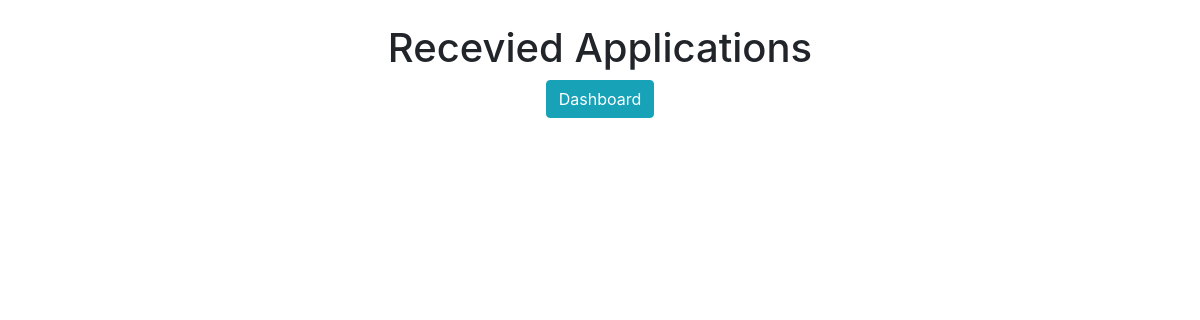
Before: /job/applications (signed in) with the older database file.
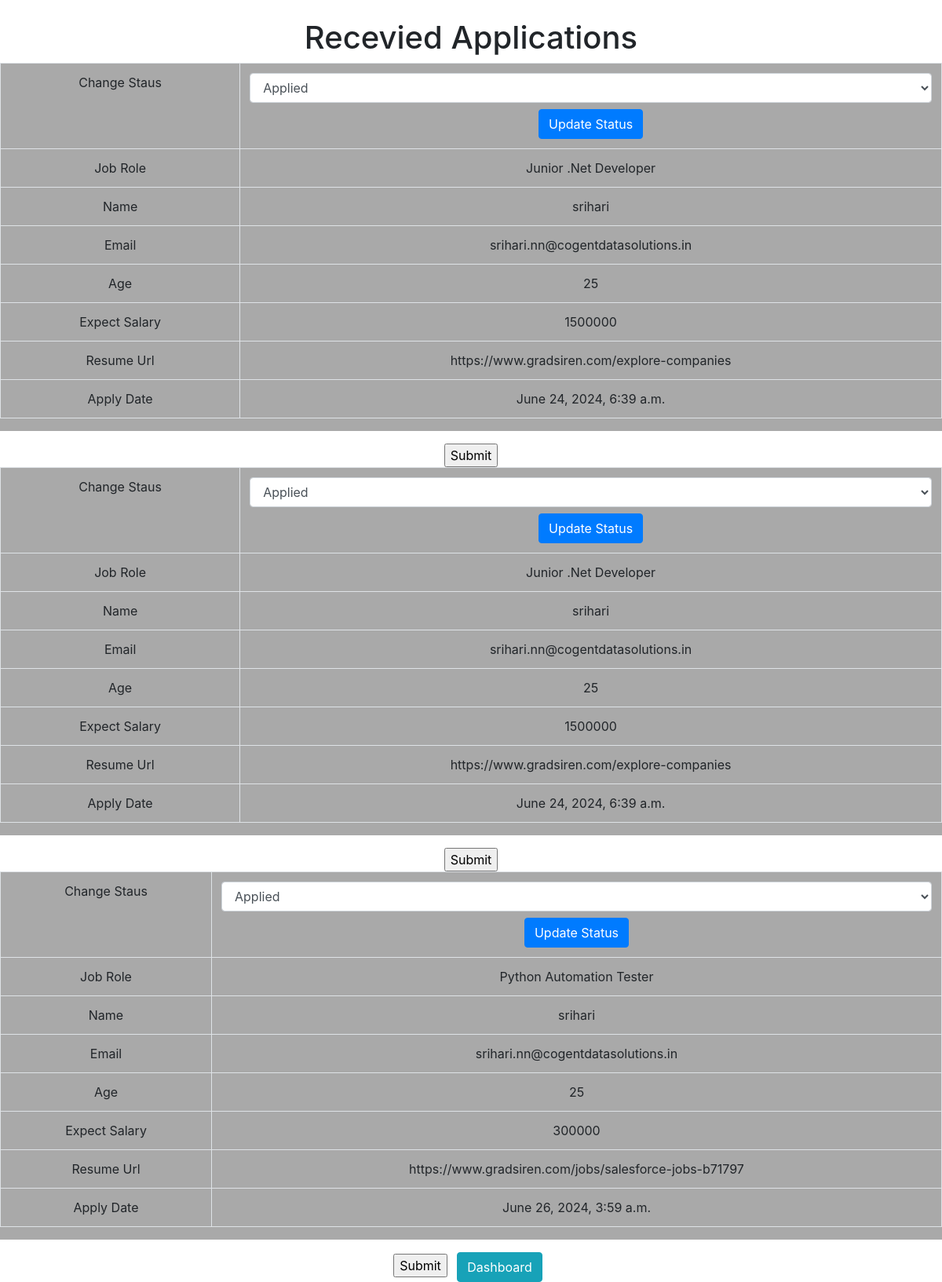
After: the same page with the newer database file.
### application/models.py (models this page shows)
class application(models.Model):
    PROGRESS_CHOICE=[
         ('applied', 'Applied'),
         ('shortlisted', 'Shortlisted'),
         ('selected', 'Selected'),
    ]
    job=models.ForeignKey(job_model, on_delete=models.CASCADE)
    name=models.CharField(max_length=250)
    email=models.EmailField(max_length=250)
    age=models.IntegerField()
    expect_salary=models.IntegerField()
    resume_url=models.URLField(max_length=250)
    progress = models.CharField(max_length=20, choices=PROGRESS_CHOICE, default='applied')
    apply_date=models.DateTimeField(auto_now_add=True)
    def __str__(self):
        return self.name

### job/models.py (models this page shows)
class job_model(models.Model):
    job_title=models.CharField(max_length=200)
    job_location = models.CharField(max_length=100)
    job_description=models.TextField()
    job_posted_date = models.DateTimeField(auto_now_add=True)
    apply_url=models.URLField()
    posted_by = models.ForeignKey(Profile, on_delete=models.CASCADE, related_name='jobs_posted')
    def __str__(self):
        return self.job_title

### job/views.py (the view)
# urls.py: path('applications', views.applications,name='applications'),
def applications(request):
    user_id=request.user.id
    print(user_id)
    job_ids = job_model.objects.filter(posted_by=user_id).values_list('id', flat=True)
    print(list(job_ids))
    application_list = application.objects.filter(job__in=job_ids)
    print(application_list)
    return render(request,'job/received_applications.html',{'applications':application_list})

### job/templates/job/received_applications.html (shortened to what this page needs)
<!DOCTYPE html>
<html lang="en">
<head>
    <link rel="stylesheet" href="https://cdn.jsdelivr.net/npm/bootstrap@4.6.2/dist/css/bootstrap.min.css">
</head>
<body>
    <div class="mt-4 text-center">
        <h1>Recevied Applications</h1>
        {%for i in applications%}
        <div class="d-flex justify-content-center mb-3" style="background-color: darkgrey;">
            <table class="table table-bordered">
                <tbody>
                            <tr>
                                <td>Change Staus</td>
                                <td>
                                    <form method="post" action="{% url 'application:update_application_status' i.id %}">
                                        <select name="status" class="form-control">
                                            <option value="applied" {% if i.status == 'applied' %}selected{% endif %}>Applied</option>
                                        </select>
                                        <button type="submit" class="btn btn-primary mt-2">Update Status</button>
                                    </form>
                                </td>
                            </tr>
                            <tr>
                                <td>Job Role</td> <td>{{i.job}}</td>
                            </tr>
                            <tr>
                                    <td>Name</td> <td>{{i.name}}</td>
                            </tr>
                            <tr>
                                    <td>Email</td> <td>{{i.email}}</td>
                            </tr>
                            <tr>
                                    <td>Age</td> <td>{{i.age}}</td>
                            </tr>
                            <tr>
                                    <td>Expect Salary</td> <td>{{i.expect_salary}}</td>
                            </tr>
                            <tr>
                                    <td>Resume Url</td> <td>{{i.resume_url}}</td>
                            </tr>
                            <tr>
                                    <td>Apply Date</td> <td>{{i.apply_date}}</td>
                            </tr>
                            <br>
                </tbody>
            </table>
        </div>
        <input type="submit" name="" id="">
        {%endfor%}
        <a href="{% url 'user:jobdashboard' %}" class="btn btn-info mx-2">Dashboard</a>
    </div>
</body>
</html>

Changed rows visible on the page:
added application: job "Junior .Net Developer", name "srihari", email "srihari.nn@cogentdatasolutions.in", age "25", expect_salary "1500000", resume_url "https://www.gradsiren.com/explore-companies", apply_date "June 24, 2024, 6:39 a.m."
added application: job "Junior .Net Developer", name "srihari", email "srihari.nn@cogentdatasolutions.in", age "25", expect_salary "1500000", resume_url "https://www.gradsiren.com/explore-companies", apply_date "June 24, 2024, 6:39 a.m."
added application: job "Python Automation Tester", name "srihari", email "srihari.nn@cogentdatasolutions.in", age "25", expect_salary "300000", resume_url "https://www.gradsiren.com/jobs/salesforce-jobs-b71797", apply_date "June 26, 2024, 3:59 a.m."
